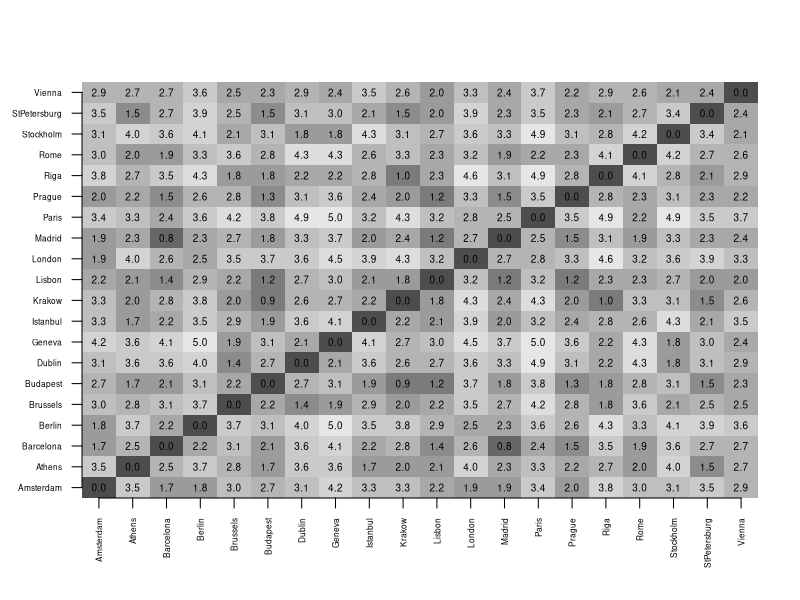
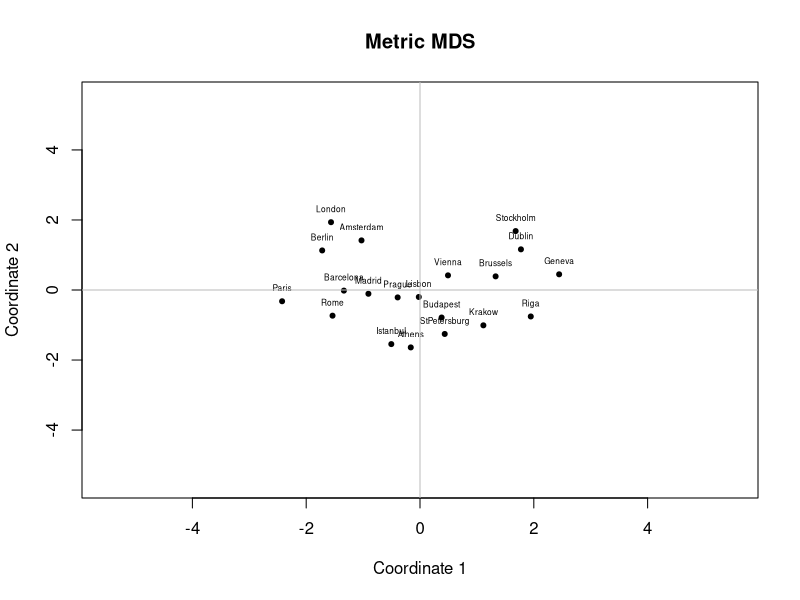
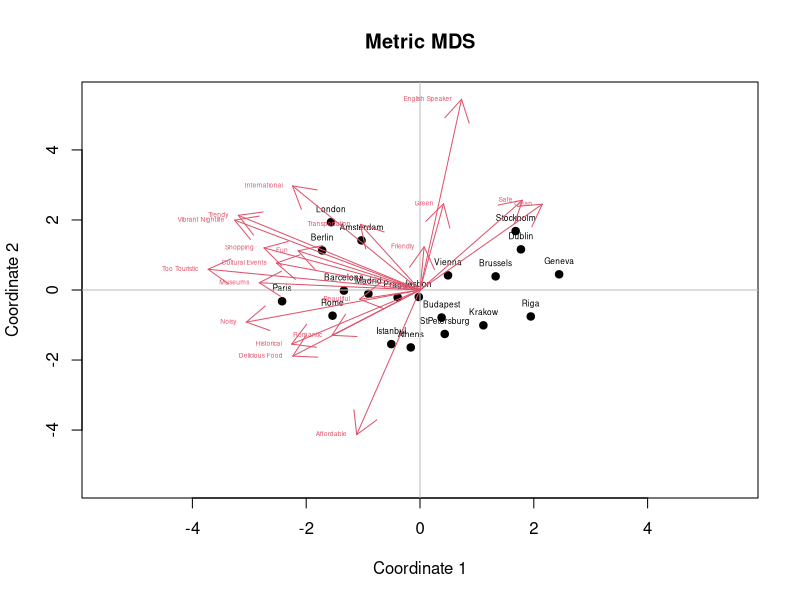
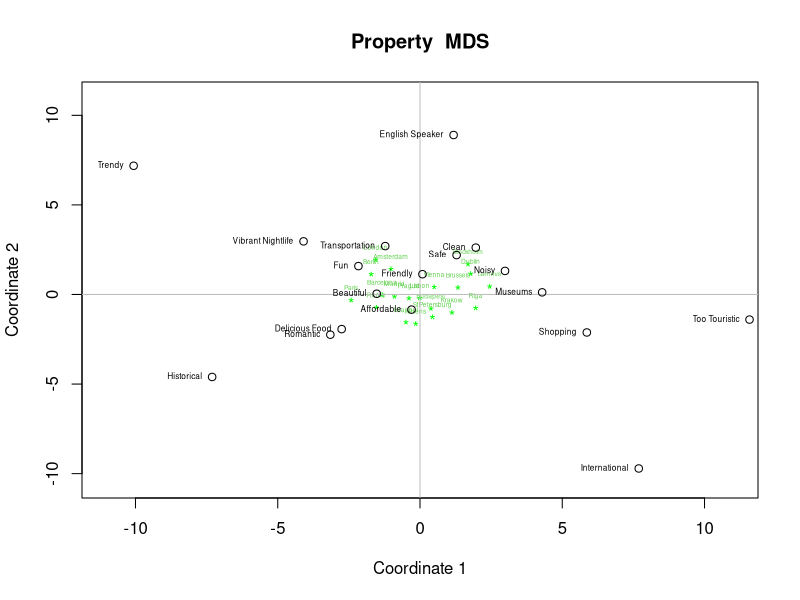
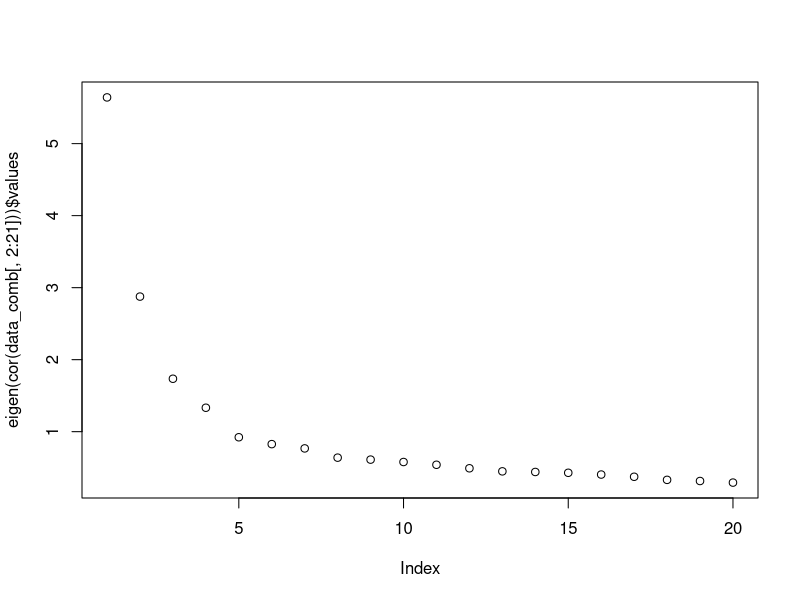
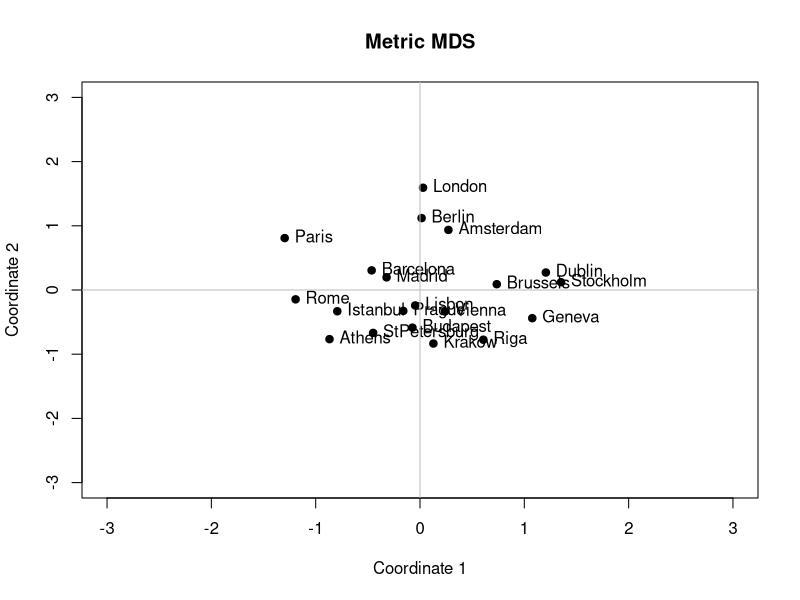
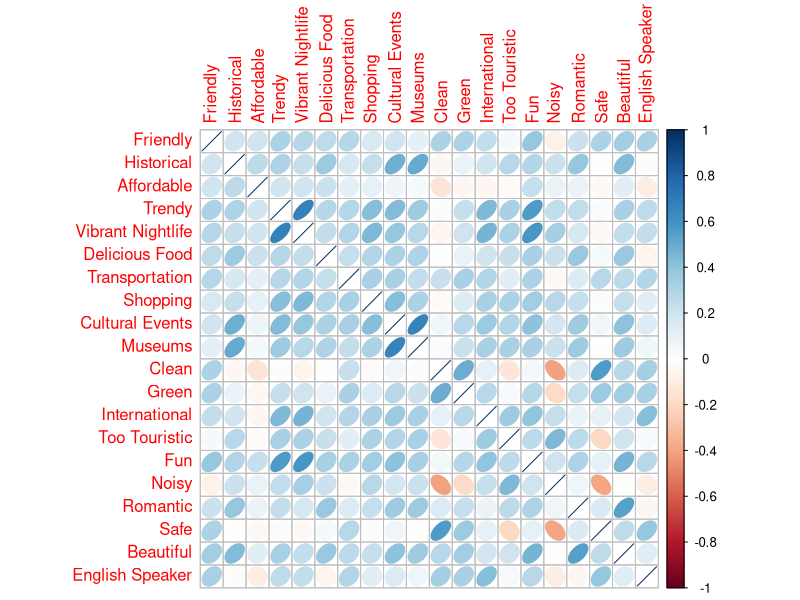
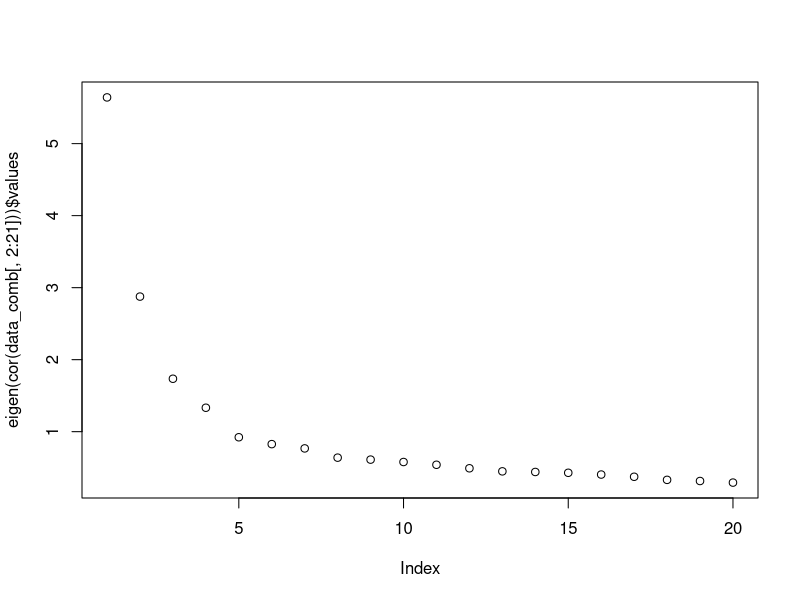

Source code (R) for these figures, in order: (Note: this script raises an error after producing the figures.)
getwd()
setwd("~/Caci17")
data <- read.csv("QuestionaireData_CityTrips.csv")
head(data)
install.packages("R.utils")
install.packages("corrplot")
install.packages("GPArotation")
library(dplyr)
library(R.utils)
library(MASS)
library(psych)
library(corrplot)
library(GPArotation)

cities = c("Prague","Geneva","Paris","Stockholm","Brussels","London","Amsterdam",
           "Athens","Riga","Budapest","Dublin","Lisbon","Istanbul","Vienna","Rome","Barcelona",
           "Madrid","Berlin","Krakow","StPetersburg")
data_att <- data %>% dplyr:: select(Sample, ID, contains("Att"))
data_att

data_att$Sample <- as.factor(data_att$Sample)

prag <- data_att[data_att$Sample %in% c("1", "4", "5"), ]
prag <- prag %>% dplyr:: select(contains("Prague"))
prag <- cbind(City = "Prague", prag)
head(prag)

geneva <- data_att[data_att$Sample %in% c("1", "2", "3"), ]
geneva <- geneva %>% dplyr:: select(contains("Geneva"))
geneva <- cbind(City = "Geneva", geneva)
head(geneva)

paris <- data_att[data_att$Sample %in% c("1", "3", "4"), ]
paris <- paris %>% dplyr:: select(contains("Paris"))
paris <- cbind(City = "Paris", paris)
head(paris)

stockholm <- data_att[data_att$Sample %in% c("1", "2", "3"), ]
stockholm <- stockholm %>% dplyr:: select(contains("Stockholm"))
stockholm <- cbind(City = "Stockholm", stockholm)
head(stockholm)  

brussels <- data_att[data_att$Sample %in% c("1", "5", "6"), ]
brussels <- brussels %>% dplyr:: select(contains("Brussels"))
brussels <- cbind(City = "Brussels", brussels)
head(brussels)  

london <- data_att[data_att$Sample %in% c("1", "2", "3"), ]
london <- london %>% dplyr:: select(contains("London"))
london <- cbind(City = "London", london)
head(london) 

amsterdam <- data_att[data_att$Sample %in% c("2", "3", "8"), ]
amsterdam <- amsterdam %>% dplyr:: select(contains("Amsterdam"))
amsterdam <- cbind(City = "Amsterdam", amsterdam)
head(amsterdam) 

athens <- data_att[data_att$Sample %in% c("2", "3", "6"), ]
athens <- athens %>% dplyr:: select(contains("Athens"))
athens <- cbind(City = "Athens", athens)
head(athens) 

riga <- data_att[data_att$Sample %in% c("2", "4", "5"), ]
riga <- riga %>% dplyr:: select(contains("Riga"))
riga <- cbind(City = "Riga", riga)
head(riga)

budapest <- data_att[data_att$Sample %in% c("4", "9", "10"), ]
budapest <- budapest %>% dplyr:: select(contains("Budapest"))
budapest <- cbind(City = "Budapest", budapest)
head(budapest)

dublin <- data_att[data_att$Sample %in% c("4", "7", "10"), ]
dublin <- dublin %>% dplyr:: select(contains("Dublin"))
dublin <- cbind(City = "Dublin", dublin)
head(dublin)

lisbon <- data_att[data_att$Sample %in% c("4", "7", "9"), ]
lisbon <- lisbon %>% dplyr:: select(contains("Lisbon"))
lisbon <- cbind(City = "Lisbon", lisbon)
head(lisbon)

istanbul <- data_att[data_att$Sample %in% c("5", "8", "10"), ]
istanbul <- istanbul %>% dplyr:: select(contains("Istanbul"))
istanbul <- cbind(City = "Istanbul", istanbul)
head(istanbul)

vienna <- data_att[data_att$Sample %in% c("5", "8", "10"), ]
vienna <- vienna %>% dplyr:: select(contains("Vienna"))
vienna <- cbind(City = "Vienna", vienna)
head(vienna)

rome <- data_att[data_att$Sample %in% c("5", "7", "9"), ]
rome <- rome %>% dplyr:: select(contains("Rome"))
rome <- cbind(City = "Rome", rome)
head(rome)

barcelona <- data_att[data_att$Sample %in% c("6", "7", "10"), ]
barcelona <- barcelona %>% dplyr:: select(contains("Barcelona"))
barcelona <- cbind(City = "Barcelona", barcelona)
head(barcelona)

madrid <- data_att[data_att$Sample %in% c("6", "8", "9"), ]
madrid <- madrid %>% dplyr:: select(contains("Madrid"))
madrid <- cbind(City = "Madrid", madrid)
head(madrid)

berlin <- data_att[data_att$Sample %in% c("6", "7", "8"), ]
berlin <- berlin %>% dplyr:: select(contains("Berlin"))
berlin <- cbind(City = "Berlin", berlin)
head(berlin)

krakow <- data_att[data_att$Sample %in% c("6", "7", "9"), ]
krakow <- krakow %>% dplyr:: select(contains("Krakow"))
krakow <- cbind(City = "Krakow", krakow)
head(krakow)

st.petersburg <- data_att[data_att$Sample %in% c("8", "9", "10"), ]
st.petersburg <- st.petersburg %>% dplyr:: select(contains("StPetersburg"))
st.petersburg <- cbind(City = "StPetersburg", st.petersburg)
head(st.petersburg)

liste <- list(prag, geneva, paris, stockholm, amsterdam, st.petersburg, barcelona, budapest, brussels, berlin, 
              istanbul, athens, dublin, krakow, rome, london, riga, madrid, vienna, lisbon)

colnames <- sub('.*_', '', colnames(prag))
colnames  
colnames(prag) <- colnames
colnames(geneva) <- colnames
colnames(paris) <- colnames
colnames(stockholm) <- colnames
colnames(brussels) <- colnames
colnames(london) <- colnames
colnames(amsterdam) <- colnames
colnames(athens) <- colnames
colnames(riga) <- colnames
colnames(budapest) <- colnames
colnames(dublin) <- colnames
colnames(lisbon) <- colnames
colnames(istanbul) <- colnames
colnames(vienna) <- colnames
colnames(rome) <- colnames
colnames(barcelona) <- colnames
colnames(berlin) <- colnames
colnames(krakow) <- colnames
colnames(st.petersburg) <- colnames
colnames(madrid) <- colnames

data_comb <- rbind(prag, geneva, paris, stockholm, brussels, london, amsterdam, athens, riga, budapest,
                  dublin, lisbon, istanbul, vienna, rome, barcelona, berlin, krakow, st.petersburg, madrid) 

data_comb
colnames(data_comb) <- c("Group.1", "Friendly", "Historical", "Affordable", "Trendy", "Vibrant Nightlife", 
                        "Delicious Food", "Transportation", "Shopping", "Cultural Events", "Museums", 
                        "Clean", "Green", "International", "Too Touristic", "Fun", "Noisy", 
                        "Romantic", "Safe", "Beautiful", "English Speaker")


data_agg <-aggregate(data_comb[,-c(1)], by=list(data_comb$Group.1), mean, na.rm=TRUE)
data_agg
dist.df <- dist(data_agg[,-c(1)])
dist.df

dst <- data.matrix(dist.df)
dim <- ncol(dst)

# distance/similarity matrix grafik cizme
# Open a pdf file
# pdf("distanceMatrix.pdf") # bu kodu run ettikten sonra kapatmassan, grafik gozukmez R'de sadece dosyaya kaydeder
# eger grafigi gormek istiyosan bu kodu run etme!

# Create a plot
image(1:dim, 1:dim, dst, axes = FALSE, xlab="", ylab="", 
      col = gray.colors(12, start = 0.3, end = 0.9, gamma = 2.2, alpha = NULL))

axis(1, 1:dim, data_agg[1:20,1], cex.axis = 0.5, las=3)
axis(2, 1:dim, data_agg[1:20,1], cex.axis = 0.5, las=1)
text(expand.grid(1:dim, 1:dim), sprintf("%0.1f", dst), cex=0.6)

# Close the pdf file
# dev.off() 

?cmdscale

fit <- cmdscale(dist.df, k = 2) #izdusum
fit

x <- fit[,1]
y <- fit[,2]
#pdf("metrics_MDS.pdf")
plot(x, y, xlab = "Coordinate 1", ylab = "Coordinate 2", main = "Metric MDS", 
     pch = 20, ylim = c(-5.5, 5.5), xlim = c(-5.5, 5.5))
text(x, y, labels = data_agg$Group.1, cex = 0.5, pos = 3)
abline(h = 0, v = 0, col = "grey")
#dev.off()

summary(lm(data_agg[,2]~-1+fit))

print("asena")

# Property fitting
data_agg$x <- x
data_agg$y <- y
data_agg


head(data_agg)

profit <- lm(cbind(Friendly, Historical, Affordable, Trendy, `Vibrant Nightlife`, 
                   `Delicious Food`, Transportation, Shopping, `Cultural Events`, Museums, 
                   Clean, Green, International, `Too Touristic`, Fun, Noisy, 
                   Romantic, Safe, Beautiful, `English Speaker`)
             ~ -1 +  x + y, data = data_agg)
summary(profit)
coef(profit)
str(profit)

#pdf("Property_Fitting_xy.pdf")
plot(x, y, xlab = "Coordinate 1", ylab = "Coordinate 2", main = "Metric MDS", 
     pch = 19, ylim = c(-5.5, 5.5), xlim = c(-5.5, 5.5))
text(x, y, labels = data_agg$Group.1, cex = 0.5, pos = 3)
abline(h = 0, v = 0, col = "grey")
arrows(x0 = c(0, 0, 0), y0 = c(0, 0, 0), 
       x1 = coef(profit)[1, ]*10, y1 = coef(profit)[2, ]*10, col = 2, lwd = 1)
text(t(coef(profit)*10), colnames(coef(profit)*10), cex=0.4, col = 2, pos = c(2,2))
#dev.off()

#Property Fitting with ideal points
data_agg$q <- x*x+y*y

profit_q <- lm(cbind(Friendly, Historical, Affordable, Trendy, `Vibrant Nightlife`, 
                   `Delicious Food`, Transportation, Shopping, `Cultural Events`, Museums, 
                   Clean, Green, International, `Too Touristic`, Fun, Noisy, 
                   Romantic, Safe, Beautiful, `English Speaker`)
             ~ 1 +  x + y + q, data = data_agg)
summary(profit_q)

coef<-coef(profit_q)
coef
coef[2,]<-coef[2,]/(-2*coef[4,])
coef[3,]<-coef[3,]/(-2*coef[4,])

# pdf("Property_Fitting_xy_q.pdf")
plot(x, y, xlab = "Coordinate 1", ylab = "Coordinate 2", main = "Property  MDS", 
     pch = "*", ylim = c(-10.5, 11), xlim = c(-11, 11), col = "green")
text(x, y, labels = data_agg$Group.1, cex = 0.4, pos = 3, col = 3)
abline(h = 0, v = 0, col = "grey")
points(x = coef[2, ], y = coef[3, ], col = 1)
text(x= coef[2, ], y = coef[3, ], labels = colnames(coef), cex = 0.5, pos = 2,col=1)
# dev.off()

### PCA'ye gecmeden property fittingde yapmadiklarimiz var.

#PCA disaggregated dosyasindan
#PCA
data_comb <- na.omit(data_comb)
eigen(cor(data_comb[,2:21]))$values
plot(eigen(cor(data_comb[,2:21]))$values)
data_comb
a.pca<-principal(data_comb[,2:21],nfactors=4, rotate ="varimax")
a.pca
head(a.pca$scores)
head(data_comb)
aggregate(a.pca$scores, by=list(data_comb$Group.1), mean, na.rm=TRUE) # compute aggregate component score for cities
t(a.pca$scores)%*%a.pca$scores/(nrow(data_comb[,2:21])-1) # show that factors are uncorrelated

# factor analysis
#### finding the optimal number of factors
pdf("Parallel_Analysis_Scree_Plots.pdf")
parallel <- fa.parallel(data_comb[,2:21], fm = 'minres', fa = 'fa')
parallel
dev.off()
# bu obsolete a.fa<-fa(data_comb[,2:21],nfactors = 6,rotate = "oblimin",fm="minres")
a.fa<-fa(data_comb[,2:21],method=mle,scores='tenBerge',
         nfactors=6, rotate ="varimax")
a.fa
print(a.fa$loadings,cutoff = 0.34 )
#capture.output(print(a.fa$loadings,cutoff = 0.281 ), file = "FAComponents_Cutoff.txt")

t(a.fa$scores)%*%a.fa$scores/(nrow(data_comb[,2:21])-1) # show that factors are uncorrelated
#capture.output(print(t(a.fa$scores)%*%a.fa$scores/(nrow(data_comb[,2:21])-1)), file = "t_scores_factor.txt")

hscores<-aggregate(a.fa$scores, by=list(data_comb$Group.1),mean, na.rm=TRUE)
hscores

dist.factor <- dist(hscores[,-c(1)])
dist.factor

fit.factor <- cmdscale(dist.factor, k = 2) #izdusum
fit.factor

x.factor <- fit.factor[,1]
y.factor <- fit.factor[,2]

plot(x.factor, y.factor, xlab = "Coordinate 1", ylab = "Coordinate 2", main = "Metric MDS", 
     pch = 19, ylim = c(-3, 3), xlim = c(-3, 3))
text(x.factor, y.factor, labels = hscores[,1], cex = 1, pos = 4)
abline(h = 0, v = 0, col = "grey")

hscores$x.factor <- x.factor
hscores$y.factor <- y.factor
hscores

profit.factor <- lm(cbind(MR1, MR2, MR3,
                          MR4, MR5, MR6)
             ~ -1 +  x.factor + y.factor, data = hscores)
summary(profit.factor)
coef(profit.factor)
str(profit.factor)

pdf("Factor Analysis_xy.pdf")
plot(x.factor, y.factor, xlab = "Coordinate 1", ylab = "Coordinate 2", main = "Metric MDS", 
     pch = ".", ylim = c(-5, 5), xlim = c(-5, 5))
text(x.factor, y.factor, labels = hscores$Group.1, cex = 0.5, pos = 3)
abline(h = 0, v = 0, col = "grey")
arrows(x0 = c(0, 0, 0), y0 = c(0, 0, 0), 
       x1 = coef(profit.factor)[1, ]*5, y1 = coef(profit.factor)[2, ]*5, col = 2, lwd = 1)
text(t(coef(profit.factor)*5), colnames(coef(profit.factor)*5), cex=0.4, col = 2, pos = c(3,2))
dev.off()

# Factor Analysis bitti.


#Di??er doasyadan (TV stations vard??)

corrplot(corr=cor(data_comb[,2:21], use ="complete.obs"), method ="ellipse")
eigen(cor(data_comb[,2:21]))$values
plot(eigen(cor(data_comb[,2:21]))$values)

# START: Princial component analysis with singular value decomposition, no rotation
a.svd<-svd(cor(data_comb[,2:21]))
a.svd
d<-diag(a.svd$d)
d
a<-a.svd$u[,1:3]%*%sqrt(d[1:3,1:3])
a

a.svd$u[,1:3]%*%d[1:3,1:3]%*%t(a.svd$u[,1:3]) # Recomputed correlation based on first 3 principal components
cor(data_comb[,2:21])
diag(t(a.svd$u)%*%a.svd$u%*%d%*%t(a.svd$u)%*%a.svd$u)


# START: Princial component analysis with r-function prcomp, no rotation
data.scale<-apply(data_comb[,2:21],2,scale)
pr<-prcomp(data.scale)
?prcomp
pr
str(pr)
t(pr$sdev*t(pr$rotation)) # labeled as rotated but it is not rotated
# START: Princial component analysis with r-function prcomp, no rotation

# PCA and Factor analysis with easy to do R-FUNCTIONS
library(psych)
a.pca<-principal(data_comb[,2:21],nfactors=3, rotate ="none")
str(a.pca)
a.pca
a.pca<-principal(data_comb[,2:21],nfactors=3, rotate ="varimax")
a.pca
head(a.pca$score)
nrow(a.pca$score)
t(a.pca$scores)%*%a.pca$scores/(nrow(data_comb[,2:21])-1) # demonstrate that the principal components are uncorrelated after rotation
aggregate(a.pca$scores, by=list(data_comb$Group.1),mean, na.rm=TRUE)

summary(lm( Friendly ~ Historical+ Affordable+ Trendy+ VibrantNightlife+ 
                   `Delicious Food`+ Transportation+ Shopping+ `Cultural Events`+ Museums+ 
                   Clean+ Green+ International + `Too Touristic`+ Fun+ Noisy+ 
                   Romantic+ Safe+ Beautiful+ `English Speaker`, data=data_comb))

# factor analysis
?fa
a.fa<-fa(data_comb[,2:21],method=ml, SMC=TRUE, scores='regression',nfactors=3, rotate ="varimax")
a.fa<-fa(data_comb[,2:21],nfactors=3,rotate='varimax') # default setting
a.fa


# calculate factor score for objects
str(a.pca)
a.pca$scores
aggregate(a.fa$scores, by=list(data_comb$Group.1),mean, na.rm=TRUE)

# demonstrate that the factors after rotation are uncorrelated
a.fa.rot <-fa(data_comb[,2:21], scores='tenBerge',SMC=TRUE, fm='pa', nfactors =3,rotate ="varimax")
a.fa.rot
t(a.fa.rot$scores)%*%a.fa.rot$scores/(nrow(data_comb[,2:21])-1)
a.fa.rot$rot.mat
t(a.fa.rot$rot.mat)%*%a.fa.rot$rot.mat
?fa

# Oblique rotation
library(GPArotation)

a.fa.oblique<-fa(data_comb[,2:21],nfactors=3, scores='tenBerge', rotate ="oblimin")
a.fa.oblique
a.fa.oblique$Structure # correlation between variables and factors
a.fa.oblique$loadings # pattern (association) between variables and factors

cor(data_comb[,2:21])
a.fa$Structure
a.fa$Structure%*%t(a.fa$Structure)
a.fa$loadings%*%t(a.fa$loadings)
t(a.fa$scores)%*%a.fa$scores/nrow(data_comb[,2:21]-1)

a.pca.oblirot <-principal(data_comb[,2:21], nfactors =3,rotate ="oblimin")
a.pca.oblirot
a.pca.oblirot$loadings
a.pca.oblirot$Structure
a.z <- apply(data_comb[,2:21],2,scale)
str(a.z)
t(a.z)%*%a.z/(nrow(data_comb[,2:21])-1)

pattern<-solve(t(a.pca.oblirot$scores)%*%a.pca.oblirot$scores/(nrow(data_comb[,2:21])-1))%*%t(a.pca.oblirot$scores)%*%a.z/(nrow(data_comb[,2:21])-1)
structure<-t(a.pca.oblirot$scores)%*%a.pca.oblirot$scores%*%pattern/(nrow(data_comb[,2:21])-1)
structure
pattern
t(a.pca.oblirot$loadings)
t(a.pca.oblirot$Structure)
t(a.pca.oblirot$scores)%*%a.pca.oblirot$scores/(nrow(data_comb[,2:21])-1)



#### burda bitirdik

# START: Principal Component Analysis of aggregated data with SVD, no rotation 
attribute.agg.svd<-svd(cor(attribute.agg.eval.df[,2:15]))
l<-attribute.agg.svd$u*(sqrt(attribute.agg.svd$d))
l
attribute.agg.svd$d
attribute.agg.svd$u
attribute.agg.svd$u*t(sqrt(attribute.agg.svd$d))%x%matrix(1,nrow=14,ncol=1)
# END: Principal Component Analysis of aggregated data with SVD, no rotation 

eigen(cor(attribute.agg.eval.df[,2:15]))$values


a.pca<-principal(attribute.agg.eval.df[,2:15],nfactors=2, rotate ="varimax")
a.pca
head(attribute.agg.eval.df)
aggregate(a.pca$scores, by=list(attribute.agg.eval.df$Group.1),mean, na.rm=TRUE)
a.pca$scores

r1<-qr(cor(attribute.agg.eval.df[,2:15]))
r2<-qr(cor(attribute.eval.df[,3:16]))
r1$rank
r2$rank
